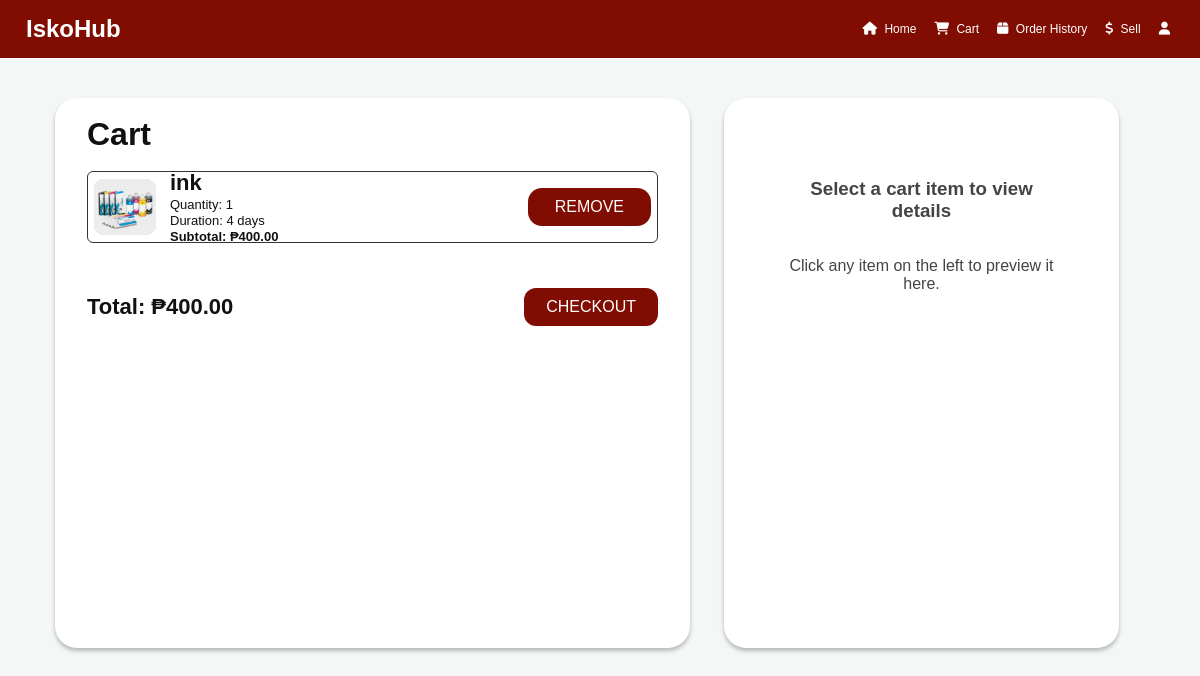
/cart.php (signed in), run on the app's committed database.
### tables this page shows
CREATE TABLE `cart_items` (
  `id` int(11) NOT NULL,
  `user_id` int(11) NOT NULL,
  `product_id` int(11) NOT NULL,
  `quantity` int(11) NOT NULL DEFAULT 1,
  `created_at` timestamp NOT NULL DEFAULT current_timestamp(),
  `date_from` date DEFAULT NULL,
  `date_to` date DEFAULT NULL,
  `full_name` varchar(255) DEFAULT NULL,
  `student_no` varchar(100) DEFAULT NULL,
  `age` int(11) DEFAULT NULL,
  `gender` varchar(50) DEFAULT NULL,
  `is_rental` tinyint(1) DEFAULT 0,
  `item_type` varchar(20) DEFAULT 'product',
  `service_file` varchar(255) DEFAULT NULL,
  `copies` int(11) DEFAULT NULL,
  `print_type` varchar(20) DEFAULT NULL,
  `service_files` text DEFAULT NULL
);

CREATE TABLE `products` (
  `prod_id` int(11) NOT NULL,
  `prod_name` varchar(255) NOT NULL,
  `prod_desc` text NOT NULL,
  `prod_price` decimal(10,2) NOT NULL,
  `prod_image` varchar(255) DEFAULT NULL,
  `prod_stock` int(11) NOT NULL DEFAULT 0,
  `location` varchar(255) DEFAULT NULL,
  `prod_duration` varchar(100) DEFAULT NULL,
  `user_id` int(11) NOT NULL,
  `category_id` int(11) DEFAULT NULL,
  `prod_location` varchar(255) DEFAULT NULL,
  `prod_rate_type` varchar(50) DEFAULT NULL
);

### public/cart.php (the view, shortened to what this page needs)
<?php
$user_id = current_user_id();
$db = new Database();
$pdo = $db->pdo;
function decodeServiceFiles($value): array {
    if (empty($value)) {
        return [];
    }
    return array_values(array_filter(array_map('trim', explode(',', (string)$value))));
}
$stmt = $pdo->prepare("
    SELECT
        c.product_id,
        c.quantity,
        c.date_from,
        c.date_to,
        c.full_name,
        c.student_no,
        c.age,
        c.gender,
        c.print_type,
        c.service_files,
        p.prod_name,
        p.prod_price,
        p.prod_image,
        p.prod_rate_type,
        p.category_id
    FROM cart_items c
    JOIN products p ON p.prod_id = c.product_id
    WHERE c.user_id = ?
");
$stmt->execute([$user_id]);
$items = $stmt->fetchAll(PDO::FETCH_ASSOC);
function getRentalDurationDays(?string $from, ?string $to): int {
    $start = strtotime($from);
    $end = strtotime($to);
    $days = (int)floor(($end - $start) / 86400) + 1;
    return max(1, $days);
}
function calculateCartSubtotal(float $price, int $quantity, ?string $rateType, ?string $from, ?string $to): float {
    $duration = getRentalDurationDays($from, $to);
    $rate = strtolower(trim($rateType ?? ''));
    if ($rate === 'per day') {
        return $price * $quantity * $duration;
    }
    return $price * $quantity;
}
$total = 0;
?>
<!DOCTYPE html>
<html>
<head>
<link rel="stylesheet" href="https://cdnjs.cloudflare.com/ajax/libs/font-awesome/6.5.0/css/all.min.css">
</head>
<body>
<nav>
    <h1>IskoHub</h1>
    <div class="nav-links">
        <a href="index.php"><i class="fa-solid fa-house"></i> Home</a>
        <a href="cart.php"><i class="fa-solid fa-cart-shopping"></i> Cart</a>
        <a href="orders.php"><i class="fa-solid fa-box"></i> Order History</a>
        <a href="seller_dashboard.php"><i class="fa-solid fa-dollar-sign"></i> Sell</a>
        <a href="account.php"><i class="fa-solid fa-user"></i></a>
    </div>
</nav>
<div class="page">
    <div class="cart-container">
        <h2>Cart</h2>
        <?php foreach ($items as $item): ?>
            <?php
                $price = (float)$item['prod_price'];
                $qty = (int)$item['quantity'];
                $categoryId = (int)($item['category_id'] ?? 0);
                $isService = $categoryId === 3;
                $serviceFiles = decodeServiceFiles($item['service_files'] ?? null);
                $rateType = $isService ? 'Per File' : trim($item['prod_rate_type'] ?? 'Per Piece');
                $subtotal = calculateCartSubtotal($price, $qty, $isService ? null : $rateType, $item['date_from'], $item['date_to']);
                $total += $subtotal;
                $duration = getRentalDurationDays($item['date_from'], $item['date_to']);
                $durationLabel = '';
                if (!$isService && strtolower($rateType) === 'per day') {
                    $durationLabel = $duration . ' day' . ($duration > 1 ? 's' : '');
                }
            ?>
            <div
                class="cart-row"
                onclick="selectCartItem(event, this)"
                data-category-id="<?= $categoryId ?>"
                data-name="<?= htmlspecialchars($item['prod_name'], ENT_QUOTES) ?>"
                data-price="<?= $price ?>"
                data-qty="<?= $qty ?>"
                data-image="<?= htmlspecialchars($item['prod_image'], ENT_QUOTES) ?>"
                data-date-from="<?= htmlspecialchars($item['date_from'] ?? '', ENT_QUOTES) ?>"
                data-date-to="<?= htmlspecialchars($item['date_to'] ?? '', ENT_QUOTES) ?>"
                data-full-name="<?= htmlspecialchars($item['full_name'] ?? '', ENT_QUOTES) ?>"
                data-student-no="<?= htmlspecialchars($item['student_no'] ?? '', ENT_QUOTES) ?>"
                data-age="<?= htmlspecialchars($item['age'] ?? '', ENT_QUOTES) ?>"
                data-gender="<?= htmlspecialchars($item['gender'] ?? '', ENT_QUOTES) ?>"
                data-print-type="<?= htmlspecialchars($item['print_type'] ?? '', ENT_QUOTES) ?>"
                data-service-files="<?= htmlspecialchars(json_encode($serviceFiles), ENT_QUOTES) ?>"
            >
                <div class="cart-item">
                    <img src="<?= htmlspecialchars($item['prod_image']) ?>">
                    <div class="cart-info">
                        <h3><?= htmlspecialchars($item['prod_name']) ?></h3>
                        <?php if ($isService): ?>
                            <?php if (!empty($serviceFiles)): ?>
                                <ul class="service-file-list">
                                </ul>
                            <?php endif; ?>
                        <?php else: ?>
                            <p>Quantity: <?= $qty ?></p>
                            <?php if (!empty($durationLabel)): ?>
                                <p>Duration: <?= htmlspecialchars($durationLabel) ?></p>
                            <?php endif; ?>
                        <?php endif; ?>
                        <p><strong>Subtotal: ₱<?= number_format($subtotal, 2) ?></strong></p>
                    </div>
                    <a class="remove-btn"
                       href="cart.php?remove=<?= $item['product_id'] ?>">
                       Remove
                    </a>
                </div>
            </div>
        <?php endforeach; ?>
        <div class="cart-footer">
            <div class="total">
                Total: ₱<?= number_format($total, 2) ?>
            </div>
            <button class="checkout-btn" type="button" onclick="window.location.href='checkout.php'">
                Checkout
            </button>
        </div>
    </div>
    <?php if (!empty($items)): ?>
    <div class="right-panel">
        <div class="detail-placeholder" id="detailPlaceholder">
            <h3>Select a cart item to view details</h3>
            <p>Click any item on the left to preview it here.</p>
        </div>
    </div>
    <?php endif; ?>
</div>
</body>
</html>

### public/cart.php (style rules this page uses)
* { box-sizing: border-box; }
body { margin: 0; font-family: Arial, sans-serif; background: #f3f7f5; color: #111; }
nav { height: 58px; background: #810C01; color: white; display: flex; align-items: center; justify-content: space-between; padding: 0 26px; font-family: Arial, sans-serif; }
nav h1 { margin: 0; font-size: 24px; font-weight: bold; }
.nav-links { display: flex; align-items: center; gap: 18px; }
nav a { color: white; text-decoration: none; font-size: 12px; }
nav i { margin-right: 4px; font-size: 13px; }
.page { display: flex; gap: 34px; max-width: 1090px; margin: 40px auto; }
.cart-container { width: 635px; min-height: 550px; background: white; border-radius: 22px; padding: 18px 32px 30px; box-shadow: 0 3px 4px rgba(0, 0, 0, 0.25); }
.cart-container h2 { font-size: 32px; margin: 0 0 18px; }
.cart-row { display: flex; align-items: center; margin-bottom: 18px; cursor: pointer; }
.cart-item { flex: 1; height: 72px; border: 1px solid #333; border-radius: 6px; display: flex; align-items: center; padding: 6px; background: white; }
.detail-placeholder { min-height: 240px; display: flex; flex-direction: column; justify-content: center; align-items: center; color: #444; text-align: center; padding: 32px 18px; }
.cart-item img { width: 62px; height: 56px; object-fit: cover; border-radius: 10px; background: #d9d9d9; }
.cart-info { flex: 1; margin-left: 14px; }
.cart-info h3 { margin: 0; font-size: 22px; font-weight: 600; }
.cart-info p { margin: 1px 0; font-size: 13px; }
.remove-btn { background: #810C01; color: white; padding: 10px 27px; border-radius: 14px; text-decoration: none; font-size: 16px; text-transform: uppercase; }
.cart-footer { display: flex; justify-content: space-between; align-items: center; margin-top: 45px; }
.total { font-size: 22px; font-weight: bold; }
.checkout-btn { background: #810C01; color: white; border: none; border-radius: 12px; padding: 10px 22px; font-size: 16px; cursor: pointer; text-transform: uppercase; }
.right-panel { width: 395px; min-height: 550px; background: white; border-radius: 22px; padding: 16px 44px; box-shadow: 0 3px 4px rgba(0, 0, 0, 0.25); }

### data on the page
cart_items: product.prod_image (picture), product.prod_name "ink", quantity "1", durationLabel "4 days", subtotal "400.00"

### other printed values
$total "400.00"
